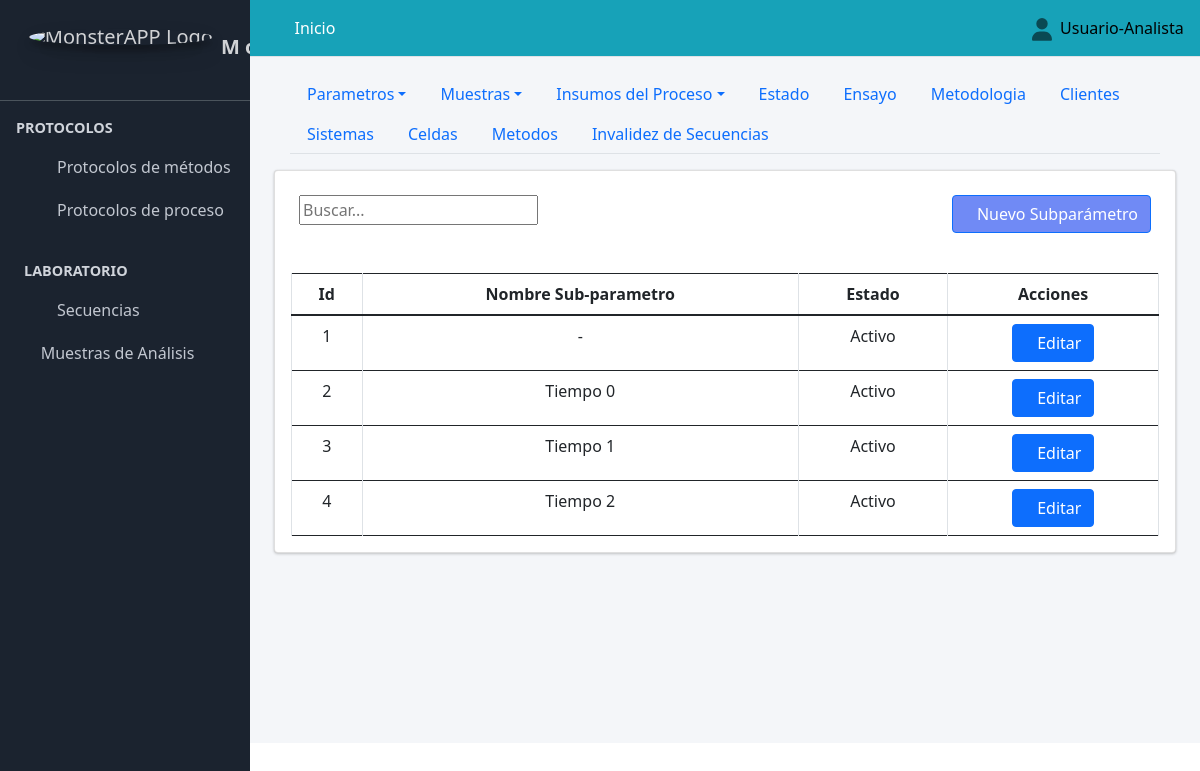
Page /subparametro/ (signed in) on the committed database.
### Aplicaciones/Protocolo_Metodos/models.py (models this page shows, shortened)
class Subparametro(models.Model):
    nombre_subparametro=models.CharField(max_length=90, verbose_name="Subparametro", blank=True, null=False, unique=True)
    class Condicion(models.TextChoices):
        ACTIVO = "Activo", "ACTIVO"
        PASIVO = "Pasivo", "PASIVO"
    condicion=models.CharField(max_length=90, choices=Condicion.choices, default=Condicion.ACTIVO, verbose_name="Condicion")

### Aplicaciones/Protocolo_Metodos/views.py (the view)
# urls.py: path("subparametro/", views.subparametro, name="subparametro"),
@login_required
def subparametro(request):
    titulo="Ajustes Protocolo de Métodos/Subparametros"
    subparametro=Subparametro.objects.all()
    if request.method == "POST":
        form = SubparametroForm(request.POST or None)
        if form.is_valid():
            form.save()
            messages.success(request, "Registro creado satisfactoriamente")
            return redirect("subparametro")
        else:
             messages.error(request, "Por favor revisa los datos ingresados")
    else:
        form = SubparametroForm()
    context={
        "titulo":titulo,
        "form":form,
        "subparametro":subparametro
    }
    return render(request, "protocolo_metodos/subparametro.html", context)

### Aplicaciones/Protocolo_Metodos/forms.py
class SubparametroForm(forms.ModelForm):
    class Meta:
        model=Subparametro
        fields = '__all__'
        exclude=["condicion"]

### SISTEMA_ANALITICO/templates/protocolo_metodos/subparametro.html (shortened to what this page needs)
{% extends "partial/body.html" %}
{% load crispy_forms_tags %}
{% load crispy_forms_filters %}
{% block contenido %}
{% load bootstrap5 %}
{% include "partial/header_configuracion_protocolo_metodos.html" %}
        <div class="container-fluid">
        <div class="card">
          <div class="container-fluid">
            <div class="row">
              <div class="col-md-6">
                <br>
                       <div class="text-right">
            <div class="input-group rounded">
                <input type="search" id="myInput" class="numberinput gj-textbox-md" placeholder="Buscar..." aria-label="Search" aria-describedby="search-addon" />
              </div>
        </div>
                  </div>
                  <div class="col-md-6">
                    <br>
                      <div class="d-grid gap-2 d-md-flex justify-content-md-end">
                        <button class="btn btn-primary" style="background:#486af3c7" data-bs-toggle="modal" data-bs-target="#crear_parametros"><span class="fa fa-plus-circle"></span>Nuevo Subparámetro</button>
                        </div>
              </div>
              </div>
          </div><br>
            <div class="card-body table-responsive">
              <table class="table  table-bordered display" id="example3">
                <thead class="">
                    <tr class="text-center">
                      <th class="text-center">Id</th>
                      <th class="text-center">Nombre Sub-parametro</th>
                      <th class="text-center">Estado</th>
                      <th class="all text-center" >Acciones</th>
                    </tr>
                </thead>
                <tbody id="myTable">
                  {% for item in subparametro %}
                  <tr class="text-center">
                      <td class="text-center">{{item.id}}</td>
                      <td class="text-center">{{item.nombre_subparametro}}</td>
                      <td class="text-center">{{item.condicion}}</td>
                        <td>
                            <a href="{% url 'editar_subparametro' item.pk %}" class="btn btn-primary btn-circle text-center" data-bs-target="#modal_parametros_{{ item.pk }}" data-bs-toggle="modal"><span class="fa fa-edit"></span>Editar</a>
                        </td>
                    </tr>
<div class="modal fade" id="modal_parametros_{{ item.pk }}" tabindex="-1" aria-labelledby="modal_parametros" aria-hidden="true">
  {% endfor%}
</tbody>
</table>
                </div>
</div>
</div>
{% endblock contenido %}

### SISTEMA_ANALITICO/templates/partial/navbar.html (shortened to what this page needs)
{% load static %}
  <nav class="main-header navbar navbar-expand  navbar-info navbar-light" >
    <ul class="navbar-nav">
      <li class="nav-item">
        <a class="nav-link" data-widget="pushmenu" href="#"><i class="fas fa-bars"></i></a>
      </li>
      {% if user.is_authenticated %}
      <li class="nav-item d-none d-sm-inline-block">
        <a href="{% url 'adm_inicio' %}" class="nav-link text-white">Inicio</a>
      </li>
      {% else %}
      <li class="nav-item d-none d-sm-inline-block">
        <a href="" class="nav-link text-white disabled">Inicio</a>
      </li>
      {% endif %}
    </ul>
    <ul class="navbar-nav ml-auto">
      <li class="nav-item dropdown ">
        <a class="nav-link" data-toggle="dropdown" href="#">
        </a>
        {% if user.is_authenticated %}
      </li>
    </ul>
<h7 class="text-black">{{ user.first_name }}&nbsp;&nbsp;</h7>
{% else %}
<a class="text-black" href="{% url 'sign_in' %}">Iniciar sesión</a>
{% endif %}
  </nav>

### rows in the picture
Subparametro: id "1", nombre_subparametro "-", condicion "Activo"
Subparametro: id "2", nombre_subparametro "Tiempo 0", condicion "Activo"
Subparametro: id "3", nombre_subparametro "Tiempo 1", condicion "Activo"
Subparametro: id "4", nombre_subparametro "Tiempo 2", condicion "Activo"

### other values in the picture
{{ user.first_name }} "Usuario-Analista"
